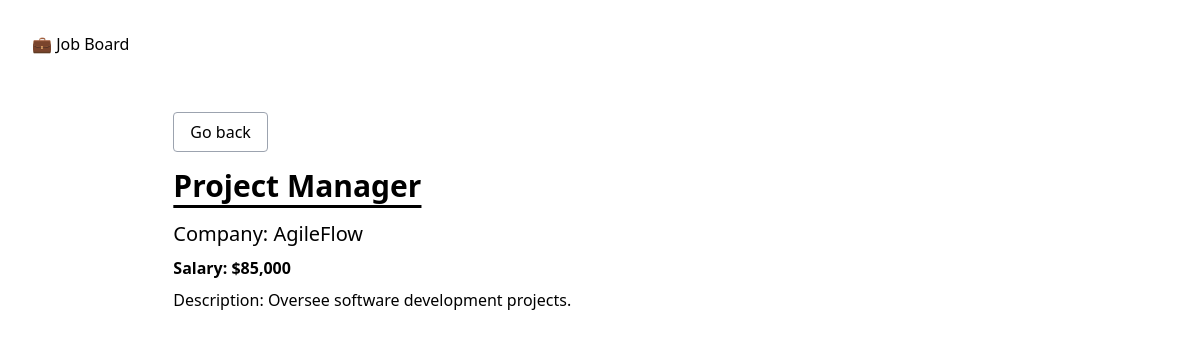
Page /job/8/ on the committed database.
### job_board/models.py (models this page shows)
class JobPosting(models.Model):
    title = models.CharField(max_length=100)
    description = models.TextField()
    company = models.CharField(max_length=100)
    salary = models.IntegerField()
    is_active = models.BooleanField(default=False)

### job_board/views.py (the view)
# urls.py: path('job/<int:pk>/', job_detail, name='job-detail')
def job_detail(request, pk):
    job_posting = get_object_or_404(JobPosting, pk=pk, is_active=True)
    context = {
        'posting': job_posting
    }
    return render(request, 'job_board/detail.html', context)

### job_board/templates/job_board/detail.html
{% extends 'job_board/_base.html' %}
{% load humanize %}
{% block content %}
    <div class="w-10/12 mx-auto">
        <p class="pb-6"><a href="{% url 'home' %}" class="border border-gray-400 rounded px-4 py-2 hover:bg-gray-200">Go back</a></p>
        <h1 class="text-3xl font-semibold pb-4 underline underline-offset-8">{{ posting.title }}</h1>
        <p class="pb-2 text-xl">Company: {{ posting.company }}</p>
        <p class="pb-2 font-semibold">Salary: ${{ posting.salary | intcomma }}</p>
        <p>Description: {{ posting.description }}</p>
    </div>
{% endblock content %}

### rows in the picture
JobPosting: title "Project Manager", company "AgileFlow", salary "85,000", description "Oversee software development projects."
